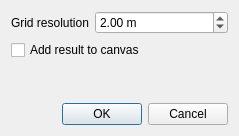
<?xml version="1.0" encoding="UTF-8"?>
<ui version="4.0">
 <class>CrayfishExportConfigDialog</class>
 <widget class="QDialog" name="CrayfishExportConfigDialog">
  <property name="geometry">
   <rect>
    <x>0</x>
    <y>0</y>
    <width>239</width>
    <height>136</height>
   </rect>
  </property>
  <property name="windowTitle">
   <string>Export to Raster Grid</string>
  </property>
  <layout class="QVBoxLayout" name="verticalLayout">
   <item>
    <layout class="QFormLayout" name="formLayout">
     <item row="0" column="0">
      <widget class="QLabel" name="label">
       <property name="text">
        <string>Grid resolution</string>
       </property>
      </widget>
     </item>
     <item row="0" column="1">
      <widget class="QDoubleSpinBox" name="spinResolution">
       <property name="suffix">
        <string> m</string>
       </property>
       <property name="minimum">
        <double>0.250000000000000</double>
       </property>
       <property name="maximum">
        <double>9999.989999999999782</double>
       </property>
       <property name="value">
        <double>2.000000000000000</double>
       </property>
      </widget>
     </item>
     <item row="1" column="0" colspan="2">
      <widget class="QCheckBox" name="chkAddToCanvas">
       <property name="text">
        <string>Add result to canvas</string>
       </property>
      </widget>
     </item>
    </layout>
   </item>
   <item>
    <widget class="QDialogButtonBox" name="buttonBox">
     <property name="orientation">
      <enum>Qt::Horizontal</enum>
     </property>
     <property name="standardButtons">
      <set>QDialogButtonBox::Cancel|QDialogButtonBox::Ok</set>
     </property>
    </widget>
   </item>
  </layout>
 </widget>
 <resources/>
 <connections>
  <connection>
   <sender>buttonBox</sender>
   <signal>accepted()</signal>
   <receiver>CrayfishExportConfigDialog</receiver>
   <slot>accept()</slot>
   <hints>
    <hint type="sourcelabel">
     <x>248</x>
     <y>254</y>
    </hint>
    <hint type="destinationlabel">
     <x>157</x>
     <y>274</y>
    </hint>
   </hints>
  </connection>
  <connection>
   <sender>buttonBox</sender>
   <signal>rejected()</signal>
   <receiver>CrayfishExportConfigDialog</receiver>
   <slot>reject()</slot>
   <hints>
    <hint type="sourcelabel">
     <x>316</x>
     <y>260</y>
    </hint>
    <hint type="destinationlabel">
     <x>286</x>
     <y>274</y>
    </hint>
   </hints>
  </connection>
 </connections>
</ui>
